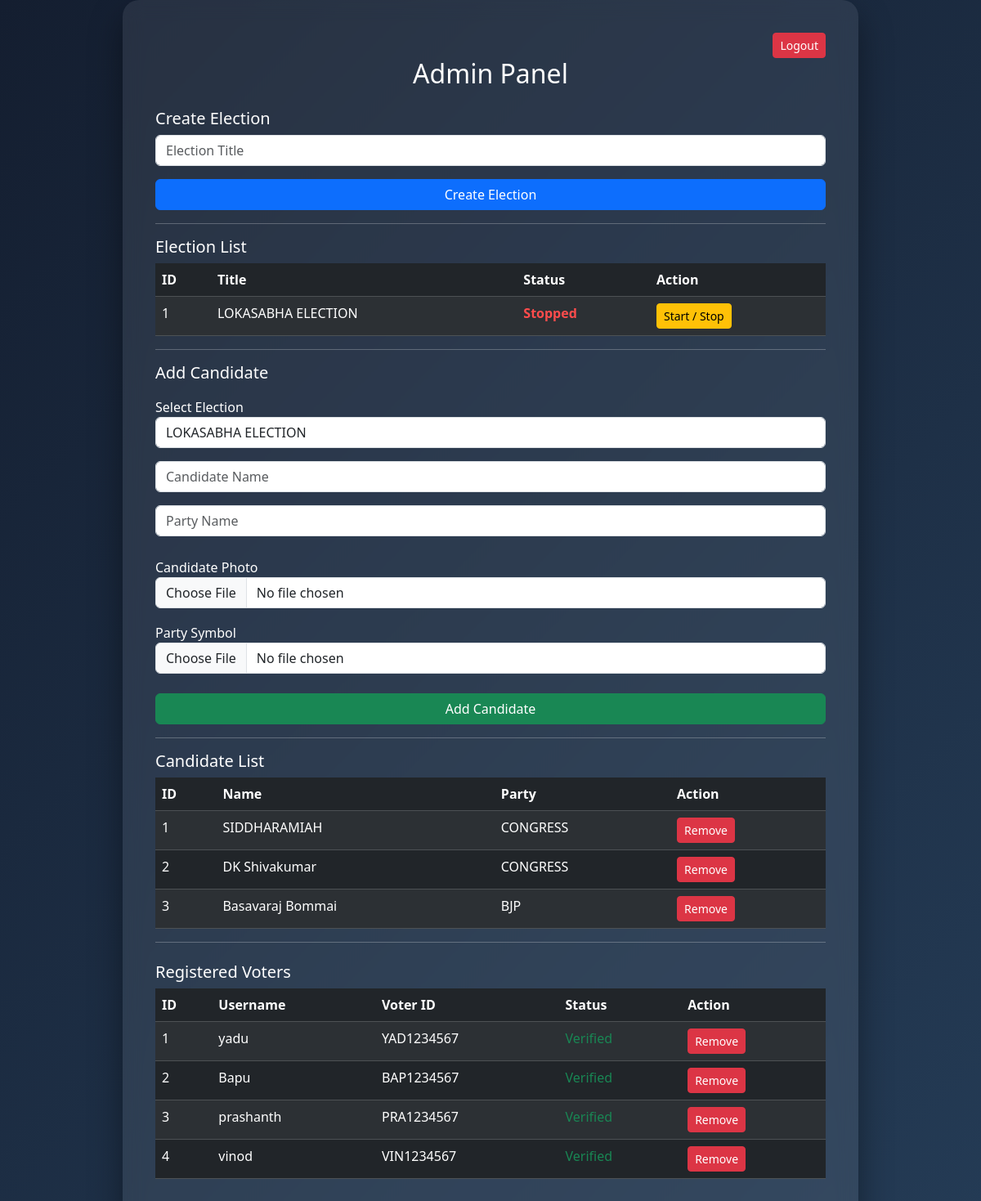
The app's page /admin (signed in), older data.
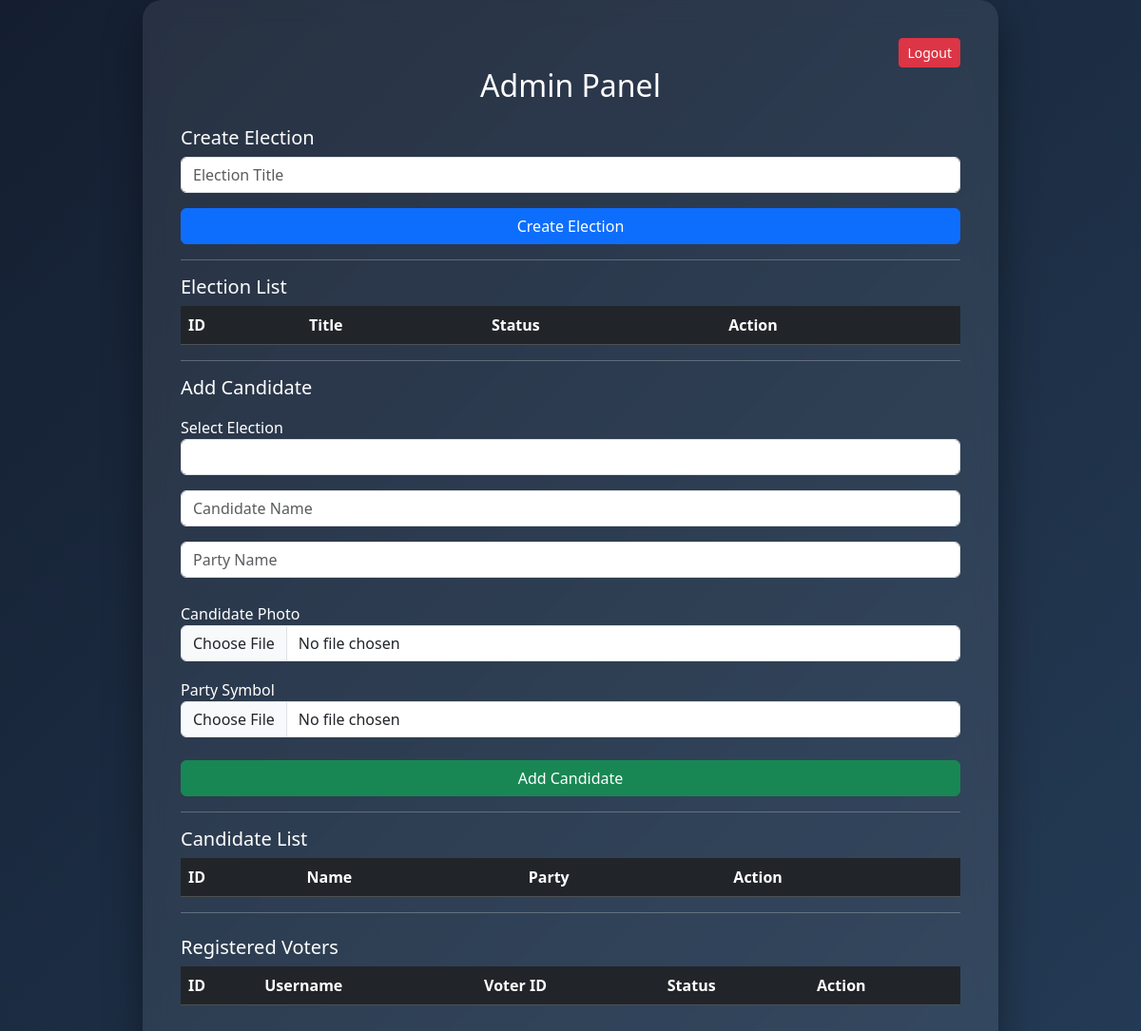
The same page, newer data.
### tables this page shows
CREATE TABLE elections(
        id INTEGER PRIMARY KEY AUTOINCREMENT,
        title TEXT,
        status TEXT DEFAULT 'stopped'
    );

CREATE TABLE candidates(
        id INTEGER PRIMARY KEY AUTOINCREMENT,
        election_id INTEGER,
        name TEXT,
        party TEXT,
        photo TEXT,
        symbol TEXT
    );

CREATE TABLE users(
        id INTEGER PRIMARY KEY AUTOINCREMENT,
        username TEXT UNIQUE,
        password TEXT,
        voter_id TEXT UNIQUE,
        approved INTEGER DEFAULT 1
    );

### app.py (the view)
@app.route('/admin')
def admin():
    if 'admin' not in session:
        return redirect('/admin_login')
    conn = get_db_connection()
    cur = conn.cursor()
    cur.execute("SELECT * FROM elections")
    elections = cur.fetchall()
    cur.execute("SELECT * FROM candidates")
    candidates = cur.fetchall()
    cur.execute("SELECT id,username,voter_id,approved FROM users")
    voters = cur.fetchall()
    conn.close()
    return render_template("admin.html",
                           elections=elections,
                           candidates=candidates,
                           voters=voters)

### app.py (called while the page is built)
def get_db_connection():
    return sqlite3.connect("database.db", check_same_thread=False)

### templates/admin.html (shortened to what this page needs)
<!DOCTYPE html>
<html>
<head>
<link rel="stylesheet" href="https://cdn.jsdelivr.net/npm/bootstrap@5.3.2/dist/css/bootstrap.min.css">
</head>
<body>
<div class="admin-box">
<div style="text-align:right;">
<a href="/logout" class="btn btn-danger btn-sm">Logout</a>
</div>
<h2 class="mb-4 text-center">Admin Panel</h2>
<h5>Create Election</h5>
<form action="/create_election" method="POST">
<input type="text" name="title" class="form-control mb-3" placeholder="Election Title" required>
<button class="btn btn-primary w-100">Create Election</button>
</form>
<hr>
<h5>Election List</h5>
<table class="table table-dark table-striped">
<thead>
<tr>
<th>ID</th>
<th>Title</th>
<th>Status</th>
<th>Action</th>
</tr>
</thead>
<tbody>
{% for e in elections %}
<tr>
<td>{{ e[0] }}</td>
<td>{{ e[1] }}</td>
<td>
{% if e[2] == "running" %}
<span class="status-running">Running</span>
{% else %}
<span class="status-stopped">Stopped</span>
{% endif %}
</td>
<td>
<a href="/toggle_election/{{ e[0] }}" class="btn btn-warning btn-sm">
Start / Stop
</a>
</td>
</tr>
{% endfor %}
</tbody>
</table>
<hr>
<h5>Add Candidate</h5>
<form action="/add_candidate" method="POST" enctype="multipart/form-data">
<label>Select Election</label>
<select name="election_id" class="form-control mb-3" required>
{% for e in elections %}
<option value="{{ e[0] }}">{{ e[1] }}</option>
{% endfor %}
</select>
<input type="text" name="name" class="form-control mb-3" placeholder="Candidate Name" required>
<input type="text" name="party" class="form-control mb-3" placeholder="Party Name" required>
<label>Candidate Photo</label>
<input type="file" name="photo" accept=".jpg,.jpeg,.png"
class="form-control mb-2"
onchange="previewImage(this,'photoPreview')" required>
<label>Party Symbol</label>
<input type="file" name="symbol" accept=".jpg,.jpeg,.png"
class="form-control mb-2"
onchange="previewImage(this,'symbolPreview')" required>
<button class="btn btn-success w-100 mt-3">Add Candidate</button>
</form>
<hr>
<h5>Candidate List</h5>
<table class="table table-dark table-striped">
<thead>
<tr>
<th>ID</th>
<th>Name</th>
<th>Party</th>
<th>Action</th>
</tr>
</thead>
<tbody>
{% for c in candidates %}
<tr>
<td>{{ c[0] }}</td>
<td>{{ c[2] }}</td>
<td>{{ c[3] }}</td>
<td>
<a href="/delete_candidate/{{ c[0] }}" class="btn btn-danger btn-sm">
Remove
</a>
</td>
</tr>
{% endfor %}
</tbody>
</table>
<hr>
<h5 class="mt-4">Registered Voters</h5>
<table class="table table-dark table-striped">
<thead>
<tr>
<th>ID</th>
<th>Username</th>
<th>Voter ID</th>
<th>Status</th>
<th>Action</th>
</tr>
</thead>
<tbody>
{% for v in voters %}
<tr>
<td>{{ v[0] }}</td>
<td>{{ v[1] }}</td>
<td>{{ v[2] }}</td>
<td>
<span class="text-success">Verified</span>
</td>
<td>
<a href="/delete_user/{{ v[0] }}"
   onclick="return confirm('Are you sure you want to delete this user?')"
   class="btn btn-danger btn-sm">
Remove
</a>
</td>
</tr>
{% endfor %}
</tbody>
</table>
</div>
</body>
</html>

Row changes from the older to the newer data that the page shows:
removed elections: id "1", title "LOKASABHA ELECTION", status "Stopped"
removed candidates: id "1", name "SIDDHARAMIAH", party "CONGRESS"
removed candidates: id "2", name "DK Shivakumar", party "CONGRESS"
removed candidates: id "3", name "Basavaraj Bommai", party "BJP"
removed users: id "1", username "yadu", voter "YAD1234567"
removed users: id "2", username "Bapu", voter "BAP1234567"
removed users: id "3", username "prashanth", voter "PRA1234567"
removed users: id "4", username "vinod", voter "VIN1234567"
Text that changed along with them:
form field election_id: "LOKASABHA ELECTION" → (not shown)
